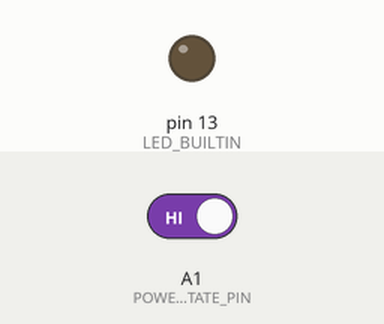
Recording of a sketch running on a simulated Arduino Uno, built with avr-gcc and run on an emulated ATmega328P. On the bench: output pins drawn as LEDs (lit = HIGH). The inputs (shaded band) are chosen by the test bench; at power-on: A1 (POWER_STATE_PIN) HIGH. Pins used as bus, display or sensor lines are not drawn.

Above: at 1.2 s.
1.3 s: A1 (POWER_STATE_PIN) driven LOW
At 2.5 s:
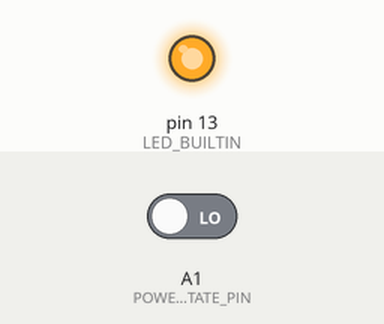
2.8 s: A1 (POWER_STATE_PIN) driven HIGH
At 3.7 s:
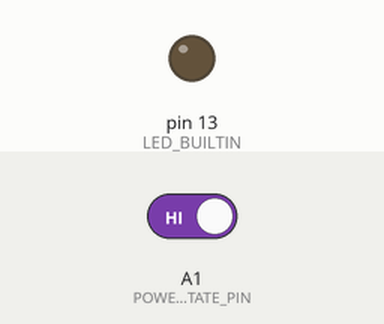
Timing chart, 0 to 5.8 s (numbered marks = the images above; inputs shaded):
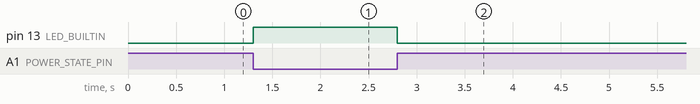

Measured:
- after the input at 1.3 s, pin 13 (LED_BUILTIN): LOW → HIGH at once
- after the input at 2.8 s, pin 13 (LED_BUILTIN): HIGH → LOW at once

The sketch:

boot_on_AC.ino
```cpp
// (licence header left out)
#include <string.h>

#define POWER_BUTTON_PIN A0
#define POWER_BUTTON_PRESS_TIME 100
#define POWER_BUTTON_PRESS_VALUE 0
#define POWER_BUTTON_DEPRESS_VALUE 1

#define POWER_STATE_PIN A1
#define POWER_STATE_UNKNOWN -1
#define POWER_STATE_OFF 1
#define POWER_STATE_ON 0
#define POWER_STATE_DEBOUNCE_TIME 20

#define PRESS_TO_STATE_ON_DELAY 250
#define SUCCESSFULL_BOOT_DELAY 10000
#define LOOP_DELAY 1

#define DEBUG 0

const char *state_to_string(int power_state)
{
  switch(power_state) {
    case POWER_STATE_ON:
      return "ON";
    case POWER_STATE_OFF:
      return "OFF";
    case POWER_STATE_UNKNOWN:
      return "UNK";
    default:
      return "BAD";
  }
}

void setup() {
  if (DEBUG)
    Serial.begin(115200);

  pinMode(POWER_BUTTON_PIN, OUTPUT);
  pinMode(POWER_STATE_PIN, INPUT);
  pinMode(LED_BUILTIN, OUTPUT);

  digitalWrite(POWER_BUTTON_PIN, POWER_BUTTON_DEPRESS_VALUE);
}

int debounced_power_state = POWER_STATE_UNKNOWN;
int last_power_state = POWER_STATE_UNKNOWN;
bool boot_complete = false;
unsigned long last_state_change = 0, last_boot_attempt = 0;
char msg[255];
void loop() {
  int power_state = digitalRead(POWER_STATE_PIN);
  digitalWrite(LED_BUILTIN, power_state == POWER_STATE_ON);

  if (power_state != last_power_state) {
    last_power_state = power_state;
    last_state_change = millis();
  } else if (millis() - last_state_change > POWER_STATE_DEBOUNCE_TIME) {
    debounced_power_state = power_state;
  }

  if (DEBUG) {
    sprintf(msg, "Power state: raw=%s, debounced=%s, last_change=%lu ms; Last boot attempt=%lu\r\n",
            state_to_string(power_state), state_to_string(debounced_power_state),
            millis() - last_state_change, millis() - last_boot_attempt);
    Serial.write(msg);
  }

  if (boot_complete == false && debounced_power_state == POWER_STATE_OFF && millis() - last_boot_attempt > PRESS_TO_STATE_ON_DELAY) {
    digitalWrite(POWER_BUTTON_PIN, POWER_BUTTON_PRESS_VALUE);
    delay(POWER_BUTTON_PRESS_TIME);
    digitalWrite(POWER_BUTTON_PIN, POWER_BUTTON_DEPRESS_VALUE);

    // Reset the state
    last_boot_attempt = millis();
  } else if (debounced_power_state == POWER_STATE_ON && millis() - last_boot_attempt > SUCCESSFULL_BOOT_DELAY) {
    boot_complete = true;
    if (DEBUG)
      Serial.write("Boot on AC complete\n");
  }

  delay(LOOP_DELAY);
}
```
